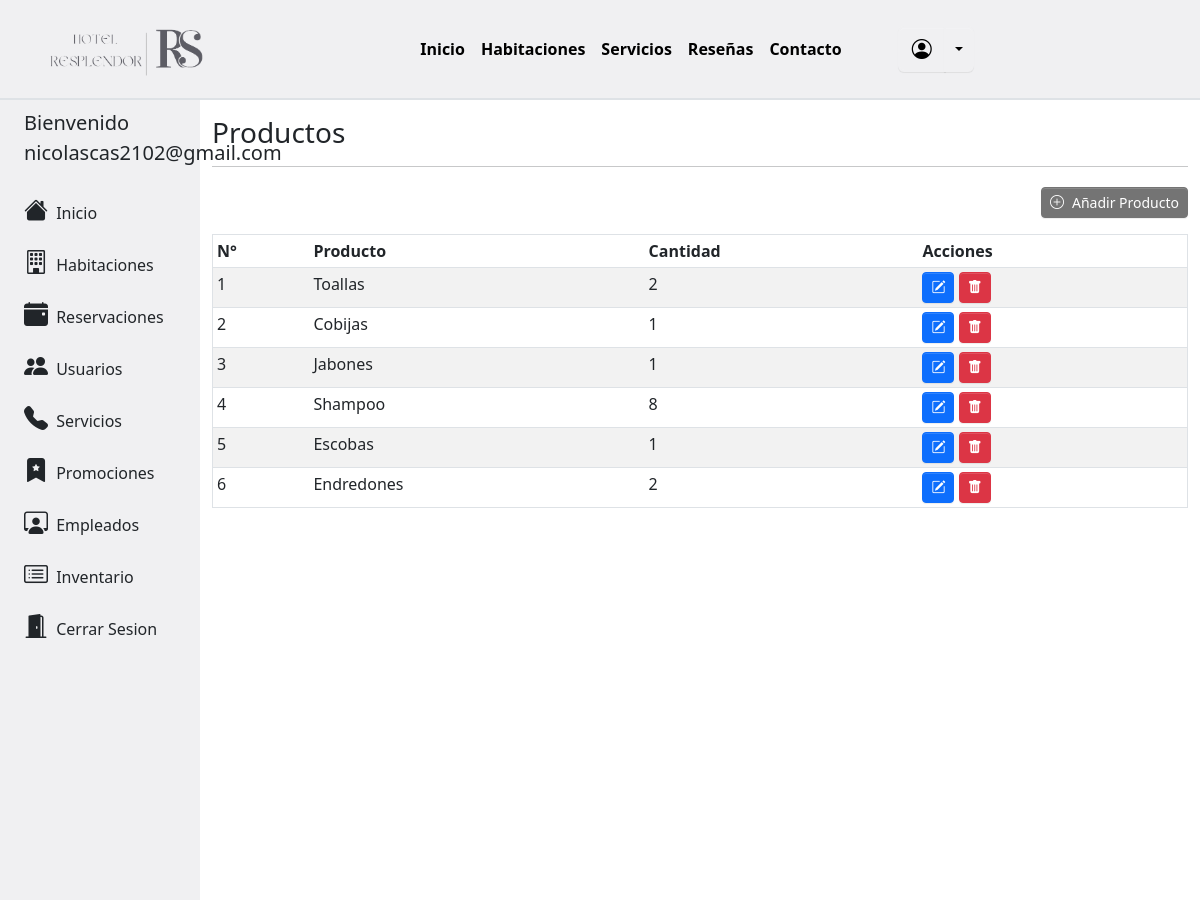
The page /habitaciones/listar_productos.php (signed in) on the database its author committed.
### tables this page shows
CREATE TABLE `productos` (
  `id_producto` int(11) NOT NULL,
  `nombre_producto` varchar(25) NOT NULL,
  `cantidad_producto` int(11) NOT NULL
);

### habitaciones/listar_productos.php (the view, shortened to what this page needs)
<!DOCTYPE html>
<html>
    <head>
        <link rel="stylesheet" href="../css/custom.css">
        <link rel="stylesheet" href="../libs/bootstrap-icons/bootstrap-icons.css">
        <link href="https://cdn.datatables.net/v/bs5/dt-1.13.4/datatables.min.css" rel="stylesheet"/>
        <link href="https://cdn.jsdelivr.net/npm/bootstrap@5.3.0-alpha3/dist/css/bootstrap.min.css" rel="stylesheet">
    </head>
    <body>
        <?php
            include '../modules/menu.php';
        ?>
        <div class="container-fluid">
            <div class="row flex-nowrap">
                <?php
                    include '../modules/sidebar_admin.php';
                ?>
                <div class="col-xl-10 col-sm-10 col-md-9 py-3">
                    <h3 class="text-start">Productos</h3>
                    <hr>
                    <div class="row mb-3">
                        <div class="col-lg-12 col-sm-12 text-end">
                            <a class='btn btn-info btn-sm mt-1' href='http://localhost/hotel/habitaciones/registrar_producto.php' type='submit' id='btnActualizar' value='".$fila["id_habitacion"]."'><i class='bi bi-plus-circle me-2'></i>Añadir Producto</a>
                        </div>
                    </div>
                    <?php
                        $conexion = new Conexion();
                        $con = $conexion->conectarDB();
                        $sql = "SELECT * FROM productos";
                        $resultset = $con->query($sql);
                    ?>
                    <div class="table-responsive">
                        <table class="table table-hover table-striped table-sm border" id="tabla" >
                            <thead>
                                <tr><th>N°</th><th>Producto</th><th>Cantidad</th><th>Acciones</th></tr>
                            </thead>
                            <tbody>
                            <?php
                                if($resultset->num_rows>0){
                                    while($fila = $resultset->fetch_assoc()){
                                        echo "<tr id='tabla' class='articulo'><td>".$fila["id_producto"]."</td><td>".$fila["nombre_producto"]."</td><td>".$fila["cantidad_producto"]."</td>
                                        <td><a class='btn btn-primary btn-sm' href='http://localhost/hotel/habitaciones/actualizar_producto.php?id=".$fila['id_producto']."' type='submit' id='btnActualizar' value='".$fila["id_producto"]."'><i class='bi bi-pencil-square'></i> </a>
                                        <button class='btn btn-danger btn-sm' type='submit' id='btnEliminar' onclick='confirmar(this.value)' value='".$fila["id_producto"]."'><i class='bi bi-trash-fill'></i>   </button></td></tr>";
                                    }
                                }
                            ?>
                            </tbody>
                        </table>
                    </div>
                </div>
            </div>
        </div>
    </body>
</html>

### rows shown on the page
productos: id_producto "1", nombre_producto "Toallas", cantidad_producto "2"
productos: id_producto "2", nombre_producto "Cobijas", cantidad_producto "1"
productos: id_producto "3", nombre_producto "Jabones", cantidad_producto "1"
productos: id_producto "4", nombre_producto "Shampoo", cantidad_producto "8"
productos: id_producto "5", nombre_producto "Escobas", cantidad_producto "1"
productos: id_producto "6", nombre_producto "Endredones", cantidad_producto "2"

### other values the page prints
$_SESSION["Admin"] "nicolascas2102@gmail.com"
